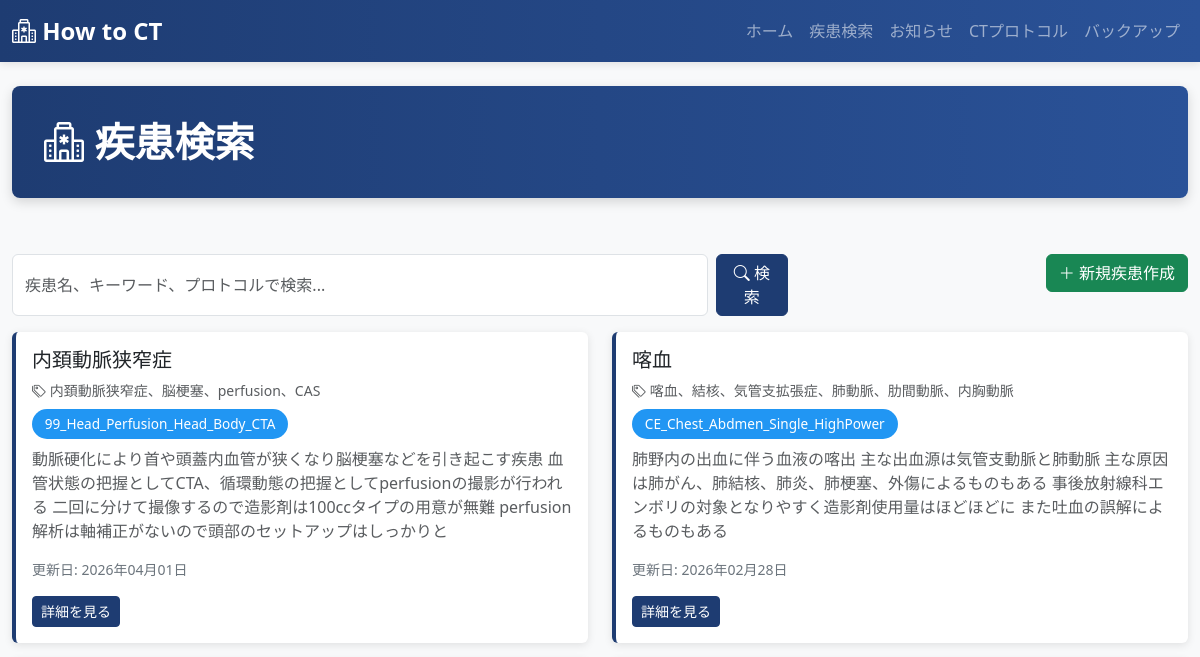
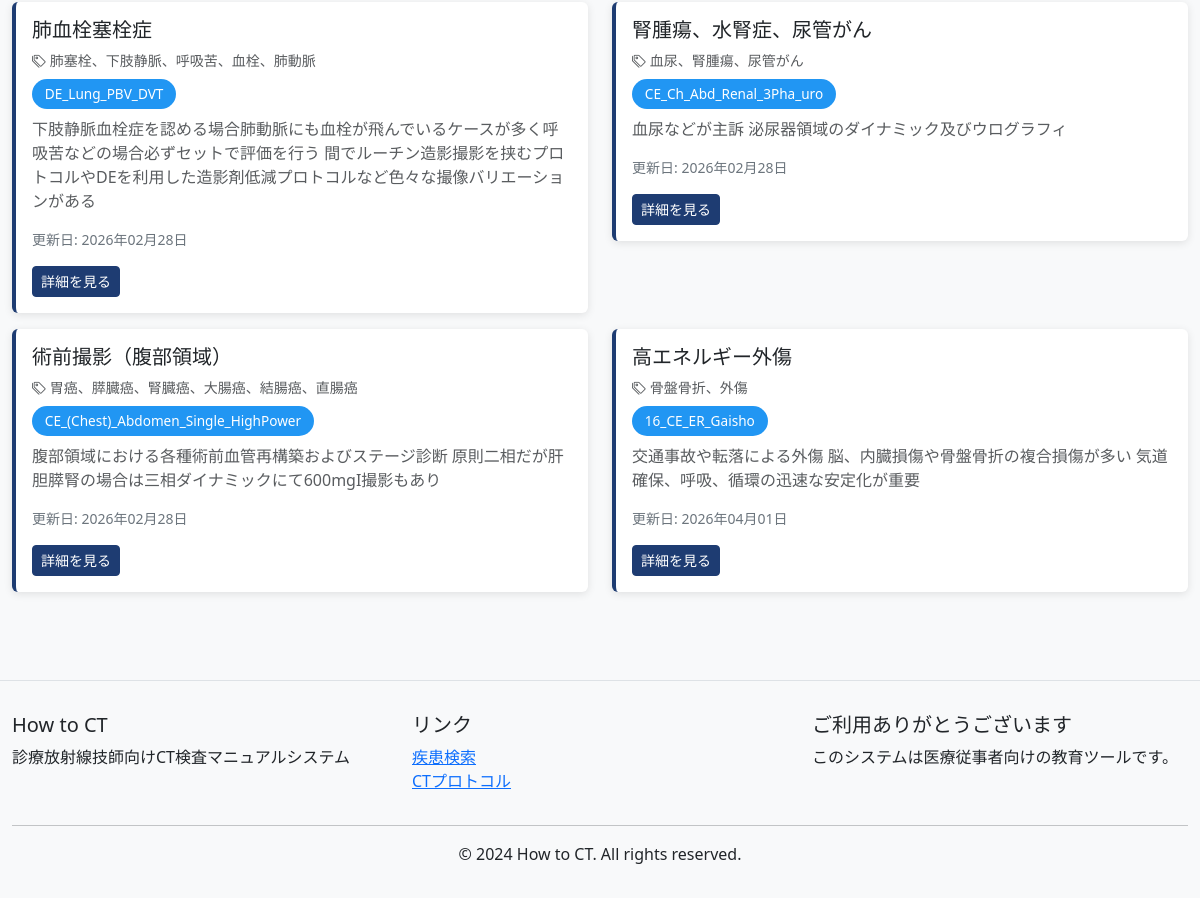
The page /sick/ on the database as committed earlier (2 pictures, top to bottom).
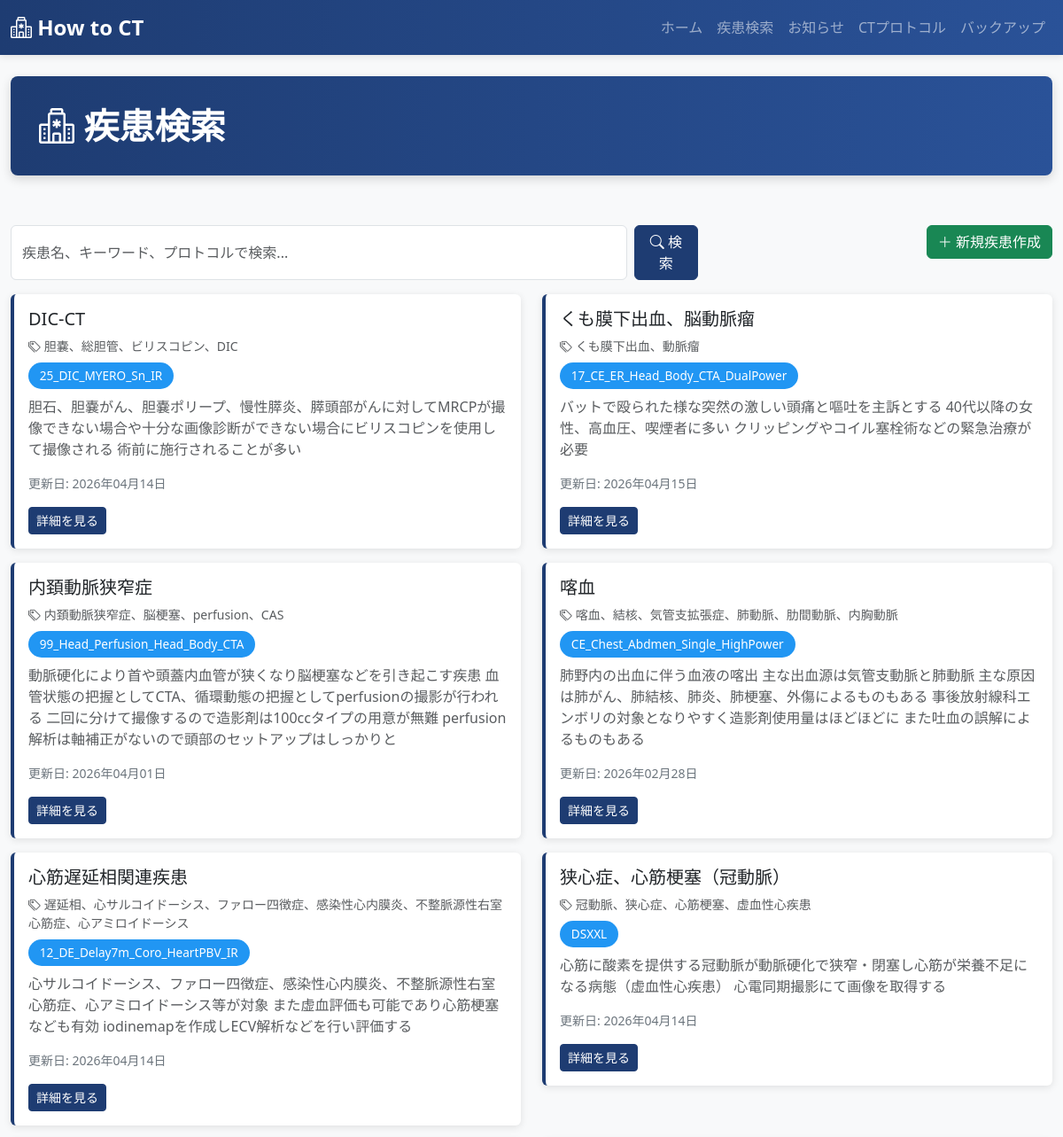
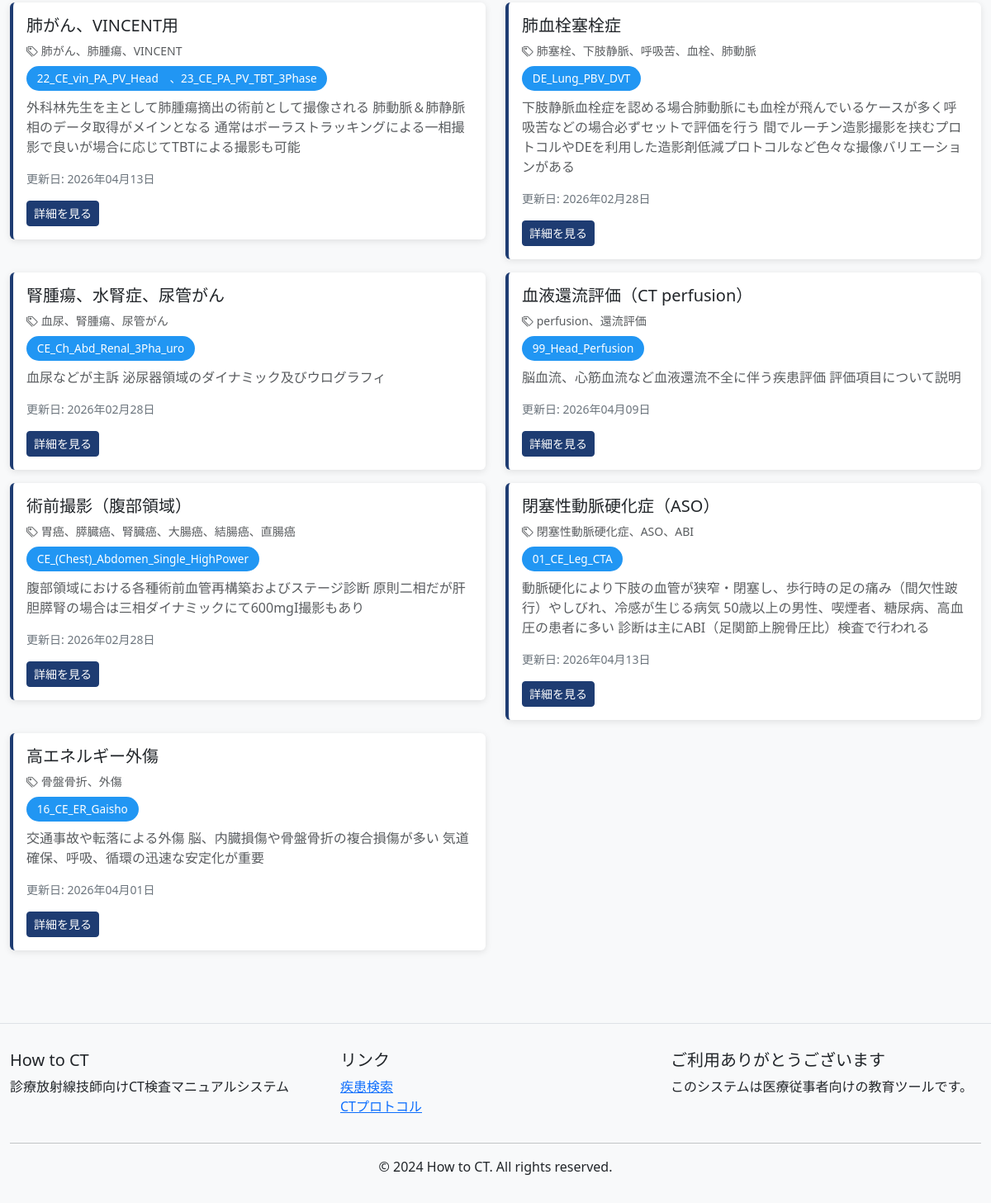
The same page on the database as committed later (2 pictures, top to bottom).
### ct_app/models.py (models this page shows, shortened)
class Sick(models.Model):
    diesease = models.CharField(max_length=255, unique=True)
    diesease_text = models.TextField()
    keyword = models.CharField(max_length=500, blank=True)
    protocol = models.CharField(max_length=255, blank=True)
    protocol_text = models.TextField(blank=True)
    processing = models.CharField(max_length=255, blank=True)
    processing_text = models.TextField(blank=True)
    contrast = models.CharField(max_length=255, blank=True)
    contrast_text = models.TextField(blank=True)
    diesease_img = models.ImageField(upload_to='sick_images/', null=True, blank=True)
    protocol_img = models.ImageField(upload_to='protocol_images/', null=True, blank=True)
    processing_img = models.ImageField(upload_to='processing_images/', null=True, blank=True)
    contrast_img = models.ImageField(upload_to='contrast_images/', null=True, blank=True)
    created_at = models.DateTimeField(auto_now_add=True)
    updated_at = models.DateTimeField(auto_now=True)
    class Meta:
        ordering = ['diesease']
        verbose_name_plural = "Sicks"

### ct_app/views.py (the view)
# urls.py: path('sick/', views.SickListView.as_view(), name='sick_list'),
class SickListView(View):
    def get(self, request):
        sicks = Sick.objects.all()
        context = {
            'page_title': '疾患検索',
            'sicks': sicks,
        }
        return render(request, 'ct_app/sick_list.html', context)

### ct_app/templates/ct_app/sick_list.html (shortened to what this page needs)
{% extends 'ct_app/base.html' %}
{% block content %}
<div class="row mb-3">
    <div class="col-md-8">
        <form method="get" action="{% url 'sick_search' %}" class="search-box d-flex gap-2">
            <input type="text" name="q" class="form-control" placeholder="疾患名、キーワード、プロトコルで検索..." value="{{ query }}">
            <button type="submit" class="btn btn-primary">
                <i class="bi bi-search"></i> 検索
            </button>
        </form>
    </div>
    <div class="col-md-4 text-end">
        <a href="{% url 'sick_create' %}" class="btn btn-success">
            <i class="bi bi-plus-lg"></i> 新規疾患作成
        </a>
    </div>
</div>
<div class="row">
    {% if sicks %}
        {% for sick in sicks %}
        <div class="col-md-6">
            <div class="card disease-card mb-3">
                <div class="card-body">
                    <h5 class="card-title">{{ sick.diesease }}</h5>
                    {% if sick.keyword %}
                    <p class="text-muted small mb-2">
                        <i class="bi bi-tags"></i> {{ sick.keyword }}
                    </p>
                    {% endif %}
                    {% if sick.protocol %}
                    <p class="mb-2">
                        <span class="protocol-badge">{{ sick.protocol }}</span>
                    </p>
                    {% endif %}
                    <p class="card-text text-muted">{{ sick.diesease_text|truncatewords:20 }}</p>
                    <p class="small text-secondary">更新日: {{ sick.updated_at|date:'Y年m月d日' }}</p>
                    <a href="{% url 'sick_detail' sick.pk %}" class="btn btn-primary btn-sm">
                        詳細を見る
                    </a>
                </div>
            </div>
        </div>
        {% endfor %}
    {% endif %}
</div>
{% endblock %}

### ct_app/templates/ct_app/base.html (shortened to what this page needs)
<!DOCTYPE html>
<html lang="ja">
<head>
    <link href="https://cdn.jsdelivr.net/npm/bootstrap@5.3.0/dist/css/bootstrap.min.css" rel="stylesheet">
    <link rel="stylesheet" href="https://cdn.jsdelivr.net/npm/bootstrap-icons@1.11.0/font/bootstrap-icons.css">
</head>
<body>
    <nav class="navbar navbar-expand-lg navbar-dark">
        <div class="container-fluid">
            <a class="navbar-brand" href="{% url 'index' %}">
                <i class="bi bi-hospital"></i> How to CT
            </a>
            <div class="collapse navbar-collapse" id="navbarNav">
                <ul class="navbar-nav ms-auto">
                    <li class="nav-item">
                        <a class="nav-link" href="{% url 'index' %}">ホーム</a>
                    </li>
                    <li class="nav-item">
                        <a class="nav-link" href="{% url 'sick_list' %}">疾患検索</a>
                    </li>
                    <li class="nav-item">
                        <a class="nav-link" href="{% url 'form_list' %}">お知らせ</a>
                    </li>
                    <li class="nav-item">
                        <a class="nav-link" href="{% url 'protocol_list' %}">CTプロトコル</a>
                    </li>
                    <li class="nav-item">
                        <a class="nav-link" href="{% url 'backup' %}">バックアップ</a>
                    </li>
                </ul>
            </div>
        </div>
    </nav>
    <main class="container-fluid py-4">
        {% if page_title %}
        <div class="row mb-4">
            <div class="col-12">
                <div class="main-header d-flex justify-content-between align-items-center">
                    <h1><i class="bi bi-hospital"></i> {{ page_title }}</h1>
                </div>
            </div>
        </div>
        {% endif %}
        <div class="row">
            <div class="col-12">
                {% block content %}{% endblock %}
            </div>
        </div>
    </main>
    <footer>
        <div class="container-fluid">
            <div class="row">
                <div class="col-md-4">
                    <h5>How to CT</h5>
                    <p>診療放射線技師向けCT検査マニュアルシステム</p>
                </div>
                <div class="col-md-4">
                    <h5>リンク</h5>
                    <ul class="list-unstyled">
                        <li><a href="{% url 'sick_list' %}">疾患検索</a></li>
                        <li><a href="{% url 'protocol_list' %}">CTプロトコル</a></li>
                    </ul>
                </div>
                <div class="col-md-4">
                    <h5>ご利用ありがとうございます</h5>
                    <p>このシステムは医療従事者向けの教育ツールです。</p>
                </div>
            </div>
            <hr>
            <div class="row">
                <div class="col-12 text-center">
                    <p class="mb-0">© 2024 How to CT. All rights reserved.</p>
                </div>
            </div>
        </div>
    </footer>
</body>
</html>

### ct_app/templates/ct_app/base.html (style rules this page uses)
:root { --primary-color: #1e3c72; --secondary-color: #2a5298; }
body { background-color: #f8f9fa; font-family: 'Segoe UI', Tahoma, Geneva, Verdana, sans-serif; }
.navbar { background: linear-gradient(90deg, var(--primary-color) 0%, var(--secondary-color) 100%); box-shadow: 0 2px 8px rgba(0,0,0,0.1); }
.navbar-brand { font-weight: bold; font-size: 1.5rem; }
.main-header { background: linear-gradient(90deg, var(--primary-color) 0%, var(--secondary-color) 100%); color: white; padding: 2rem; border-radius: 8px; margin-bottom: 2rem; box-shadow: 0 4px 12px rgba(0,0,0,0.15); }
.main-header h1 { margin: 0; font-weight: bold; }
.card { border: none; box-shadow: 0 2px 8px rgba(0,0,0,0.1); transition: transform 0.2s, box-shadow 0.2s; margin-bottom: 1rem; }
.disease-card { border-left: 4px solid var(--primary-color); }
.protocol-badge { display: inline-block; background-color: #2196F3; color: white; padding: 0.3rem 0.8rem; border-radius: 15px; font-size: 0.85rem; margin-right: 0.5rem; }
.btn-primary { background-color: var(--primary-color); border-color: var(--primary-color); }
footer { background-color: #f8f9fa; border-top: 1px solid #dee2e6; padding: 2rem 0; margin-top: 3rem; }
.search-box { position: relative; }
.search-box input { padding-right: 2.5rem; }

Rows that differ between the two databases and show on the page:
added Sick: diesease "DIC-CT", keyword "胆嚢、総胆管、ビリスコピン、DIC", protocol "25_DIC_MYERO_Sn_IR", diesease_text "胆石、胆嚢がん、胆嚢ポリープ、慢性膵炎、膵頭部がんに対してMRCPが撮像できない場合や十分な画像診断ができない場合にビリスコピンを使用して撮像される 術前に施行されることが多い", updated_at "2026年04月14日"
added Sick: diesease "くも膜下出血、脳動脈瘤", keyword "くも膜下出血、動脈瘤", protocol "17_CE_ER_Head_Body_CTA_DualPower", diesease_text "バットで殴られた様な突然の激しい頭痛と嘔吐を主訴とする 40代以降の女性、高血圧、喫煙者に多い クリッピングやコイル塞栓術などの緊急治療が必要", updated_at "2026年04月15日"
added Sick: diesease "心筋遅延相関連疾患", keyword "遅延相、心サルコイドーシス、ファロー四徴症、感染性心内膜炎、不整脈源性右室心筋症、心アミロイドーシス", protocol "12_DE_Delay7m_Coro_HeartPBV_IR", diesease_text "心サルコイドーシス、ファロー四徴症、感染性心内膜炎、不整脈源性右室心筋症、心アミロイドーシス等が対象 また虚血評価も可能であり心筋梗塞なども有効 iodinemapを作成しECV解析などを行い評価する", updated_at "2026年04月14日"
added Sick: diesease "狭心症、心筋梗塞（冠動脈）", keyword "冠動脈、狭心症、心筋梗塞、虚血性心疾患", protocol "DSXXL", diesease_text "心筋に酸素を提供する冠動脈が動脈硬化で狭窄・閉塞し心筋が栄養不足になる病態（虚血性心疾患） 心電同期撮影にて画像を取得する", updated_at "2026年04月14日"
added Sick: diesease "肺がん、VINCENT用", keyword "肺がん、肺腫瘍、VINCENT", protocol "22_CE_vin_PA_PV_Head 、23_CE_PA_PV_TBT_3Phase", diesease_text "外科林先生を主として肺腫瘍摘出の術前として撮像される 肺動脈＆肺静脈相のデータ取得がメインとなる 通常はボーラストラッキングによる一相撮影で良いが場合に応じてTBTによる撮影も可能", updated_at "2026年04月13日"
added Sick: diesease "血液還流評価（CT perfusion）", keyword "perfusion、還流評価", protocol "99_Head_Perfusion", diesease_text "脳血流、心筋血流など血液還流不全に伴う疾患評価 評価項目について説明", updated_at "2026年04月09日"
added Sick: diesease "閉塞性動脈硬化症（ASO）", keyword "閉塞性動脈硬化症、ASO、ABI", protocol "01_CE_Leg_CTA", diesease_text "動脈硬化により下肢の血管が狭窄・閉塞し、歩行時の足の痛み（間欠性跛行）やしびれ、冷感が生じる病気 50歳以上の男性、喫煙者、糖尿病、高血圧の患者に多い 診断は主にABI（足関節上腕骨圧比）検査で行われる", updated_at "2026年04月13日"
